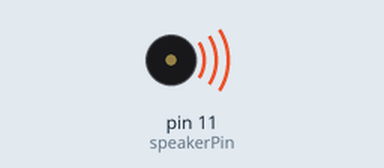
This sketch was run on a simulated Arduino Uno, built with avr-gcc and run on an emulated ATmega328P. On the bench: buzzer (waves = sounding).

Above: at 0.5 s.
Timing chart, 0 to 4.6 s (numbered marks = the images above):
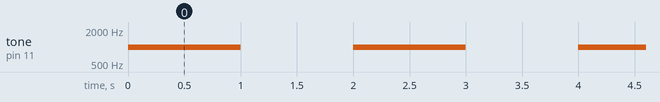

The sketch:

speakerTest.ino
```cpp
int speakerPin = 11;

void setup(){
  pinMode(speakerPin, OUTPUT);
}

void loop(){
  tone(speakerPin, 1000, 1000);
  delay(2000);
}
```

Measured:
- by itself, tone on pin 11 (speakerPin): alternates 1000 Hz for 1.0 s and silent for 1.0 s
